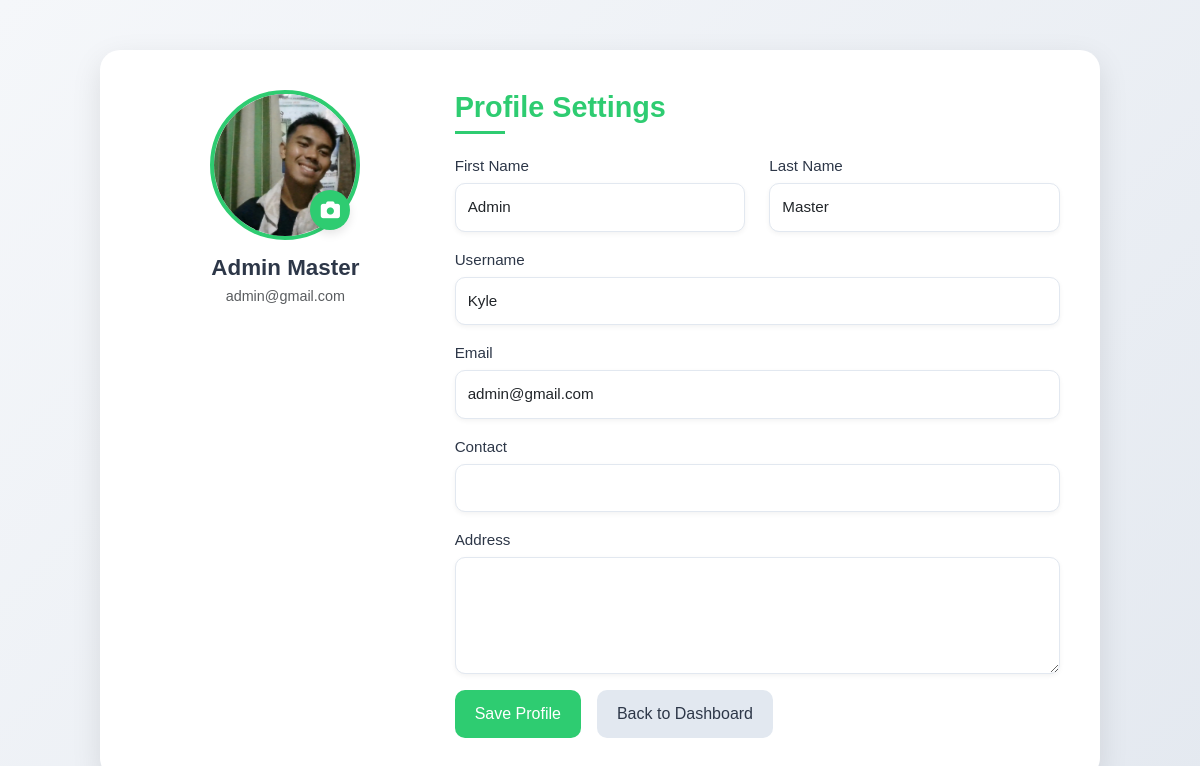
/profile.php (signed in), run on the app's committed database.
### tables this page shows
CREATE TABLE `users` (
  `id` int(11) NOT NULL,
  `username` varchar(50) NOT NULL,
  `password` varchar(255) NOT NULL,
  `role` enum('customer','employee','admin') DEFAULT 'customer',
  `email` varchar(100) NOT NULL,
  `created_at` timestamp NOT NULL DEFAULT current_timestamp(),
  `firstname` varchar(50) NOT NULL,
  `middlename` varchar(50) DEFAULT NULL,
  `lastname` varchar(50) NOT NULL,
  `reset_otp` varchar(6) DEFAULT NULL,
  `reset_expires_at` datetime DEFAULT NULL,
  `profile_image` varchar(255) DEFAULT NULL,
  `reset_token` varchar(255) DEFAULT NULL,
  `status` enum('active','inactive') DEFAULT 'active',
  `deactivation_reason` text DEFAULT NULL,
  `session_status` enum('active','inactive') DEFAULT 'active',
  `contact` varchar(15) DEFAULT NULL,
  `address` text DEFAULT NULL
);

### profile.php (the view, shortened to what this page needs)
<?php
require_once 'includes/db.php';
$user_id = $_SESSION['user_id'];
$query = "SELECT firstname, lastname, username, email, profile_image, role, contact, address FROM users WHERE id = '$user_id'";
$result = mysqli_query($conn, $query);
$user = mysqli_fetch_assoc($result);
?>
<!DOCTYPE html>
<html lang="en">
<head>
    <link href="https://cdn.jsdelivr.net/npm/bootstrap@5.3.0/dist/css/bootstrap.min.css" rel="stylesheet">
    <link rel="stylesheet" href="https://cdnjs.cloudflare.com/ajax/libs/font-awesome/6.4.0/css/all.min.css">
    <link rel="stylesheet" href="assets/css/profile.css">
</head>
<body>
    <div class="container mt-5">
        <div class="row">
            <div class="col-md-4 profile-sidebar">
                <div class="profile-image-wrapper">
                    <form method="POST" action="" enctype="multipart/form-data" id="profileForm">
                        <label for="profile_image">
                            <img src="assets/profiles/<?php echo htmlspecialchars($user['profile_image'] ?: 'profile-placeholder.png'); ?>"
                                alt="Profile Picture"
                                id="profileImagePreview">
                            <span class="upload-icon"><i class="fas fa-camera"></i></span>
                        </label>
                </div>
                <h4><?php echo htmlspecialchars($user['firstname'] . ' ' . $user['lastname']); ?></h4>
                <p class="text-muted"><?php echo htmlspecialchars($user['email']); ?></p>
            </div>
            <div class="col-md-8">
                <h3>Profile Settings</h3>
                <div class="row mb-3">
                    <div class="col-md-6">
                        <label for="firstname" class="form-label">First Name</label>
                        <input type="text" class="form-control" id="firstname" name="firstname" value="<?php echo htmlspecialchars($user['firstname']); ?>" required>
                    </div>
                    <div class="col-md-6">
                        <label for="lastname" class="form-label">Last Name</label>
                        <input type="text" class="form-control" id="lastname" name="lastname" value="<?php echo htmlspecialchars($user['lastname']); ?>" required>
                    </div>
                </div>
                <div class="mb-3">
                    <label for="username" class="form-label">Username</label>
                    <input type="text" class="form-control" id="username" name="username" value="<?php echo htmlspecialchars($user['username']); ?>" required>
                </div>
                <div class="mb-3">
                    <label for="email" class="form-label">Email</label>
                    <input type="email" class="form-control" id="email" name="email" value="<?php echo htmlspecialchars($user['email']); ?>" readonly>
                </div>
                <div class="mb-3">
                    <label for="contact" class="form-label">Contact</label>
                    <input type="text" class="form-control" id="contact" name="contact" value="<?php echo htmlspecialchars($user['contact'] ?? ''); ?>" required>
                </div>
                <div class="mb-3">
                    <label for="address" class="form-label">Address</label>
                    <textarea class="form-control" id="address" name="address" rows="4" required><?php echo htmlspecialchars($user['address'] ?? ''); ?></textarea>
                </div>
                <div class="d-flex gap-3">
                    <button type="submit" class="btn btn-success">Save Profile</button>
                    <?php if ($user['role'] === 'admin'): ?>
                        <a href="admin/admin_dashboard.php" class="btn btn-secondary">Back to Dashboard</a>
                    <?php elseif ($user['role'] === 'employee'): ?>
                        <a href="employee/employee_dashboard.php" class="btn btn-secondary">Back to Dashboard</a>
                    <?php elseif ($user['role'] === 'customer'): ?>
                        <a href="customer/customer_dashboard.php" class="btn btn-secondary">Back to Dashboard</a>
                    <?php endif; ?>
                </div>
            </div>
        </div>
    </div>
</body>
</html>

### assets/css/profile.css (style rules this page uses)
body { font-family: 'Poppins', sans-serif; background: linear-gradient(135deg, #f5f7fa 0%, #e4e9f0 100%); color: #2d3748; margin: 0; padding: 0; min-height: 100vh; display: flex; justify-content: center; align-items: center; }
.container { background: #ffffff; border-radius: 20px; box-shadow: 0 10px 30px rgba(0, 0, 0, 0.1); padding: 40px; max-width: 1000px; width: 100%; margin: 20px; transition: transform 0.3s ease; }
h3 { font-size: 1.8rem; font-weight: 600; color: #2ecc71; margin-bottom: 30px; text-align: left; position: relative; }
h3::after { content: ''; width: 50px; height: 3px; background: #2ecc71; position: absolute; bottom: -10px; left: 0; }
.profile-sidebar { text-align: center; position: relative; }
.profile-image-wrapper { position: relative; display: inline-block; }
.profile-image-wrapper img { width: 150px; height: 150px; object-fit: cover; border-radius: 50%; border: 4px solid #2ecc71; transition: transform 0.3s ease, box-shadow 0.3s ease; }
.profile-image-wrapper label { display: inline-block; cursor: pointer; }
.profile-image-wrapper .upload-icon { position: absolute; bottom: 10px; right: 10px; background: #2ecc71; color: #fff; width: 40px; height: 40px; border-radius: 50%; display: flex; align-items: center; justify-content: center; font-size: 1.2rem; box-shadow: 0 4px 10px rgba(0, 0, 0, 0.1); transition: background 0.3s ease; }
h4 { font-size: 1.4rem; font-weight: 600; color: #2d3748; margin-top: 15px; margin-bottom: 5px; }
p.text-muted { font-size: 0.9rem; color: #7f8c8d; }
form { display: flex; flex-direction: column; gap: 20px; }
.form-label { font-size: 0.95rem; font-weight: 500; color: #2d3748; margin-bottom: 5px; }
.form-control { border-radius: 10px; padding: 12px; border: 1px solid #e2e8f0; box-shadow: 0 2px 5px rgba(0, 0, 0, 0.05); transition: all 0.3s ease; font-size: 0.95rem; }
.btn { border-radius: 10px; padding: 12px 20px; font-size: 1rem; font-weight: 500; border: none; cursor: pointer; transition: all 0.3s ease; }
.btn-success { background: #2ecc71; color: #fff; }
.btn-secondary { background: #e2e8f0; color: #2d3748; }

### data on the page
users: profile_image (picture), firstname+lastname "Admin Master", email "admin@gmail.com", firstname "Admin", lastname "Master", username "Kyle"
